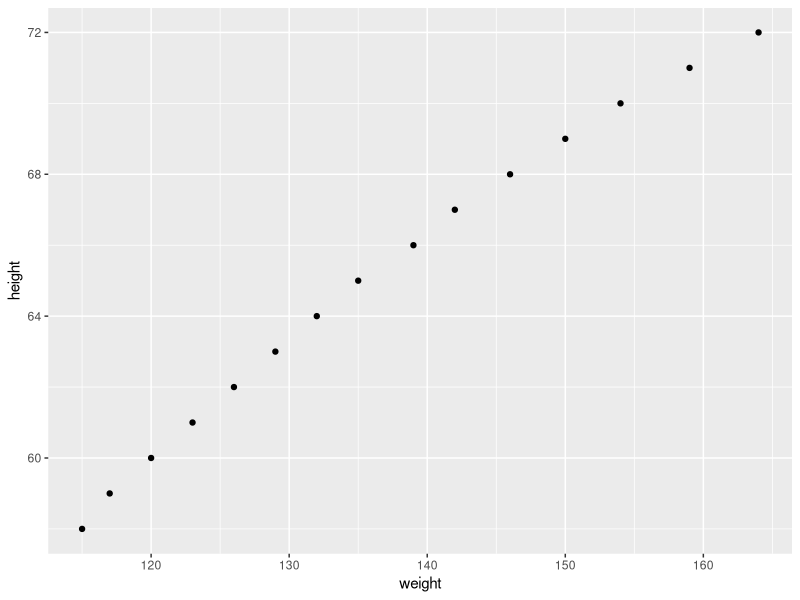
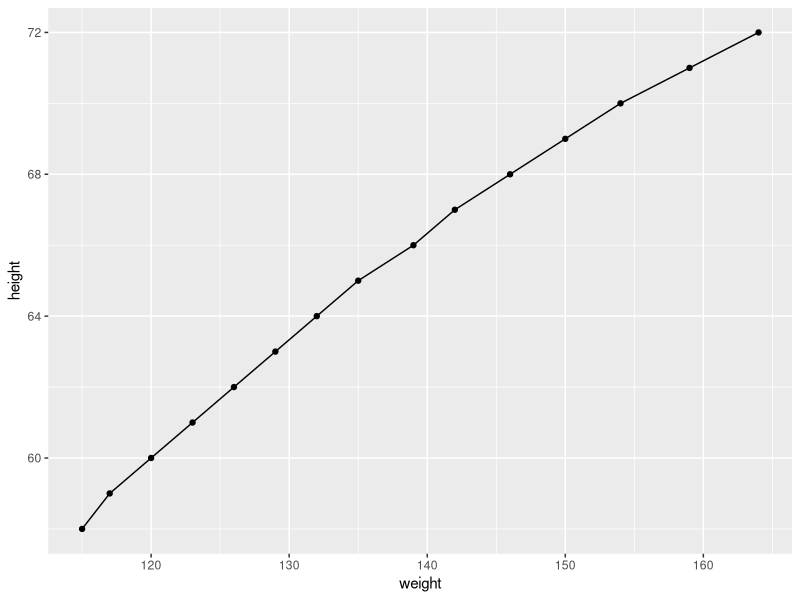

Here is the R script that generated these plots, in order:
#Consider the women dataframe. Produce the following plot with ggplot2
library(ggplot2)
ggplot(women,aes(x=weight, y=height)) +
  geom_point()

#Add a geom_line layer to make the plot look like this
ggplot(women,aes(x=weight, y=height)) +
  geom_point()+
  geom_line()
  
